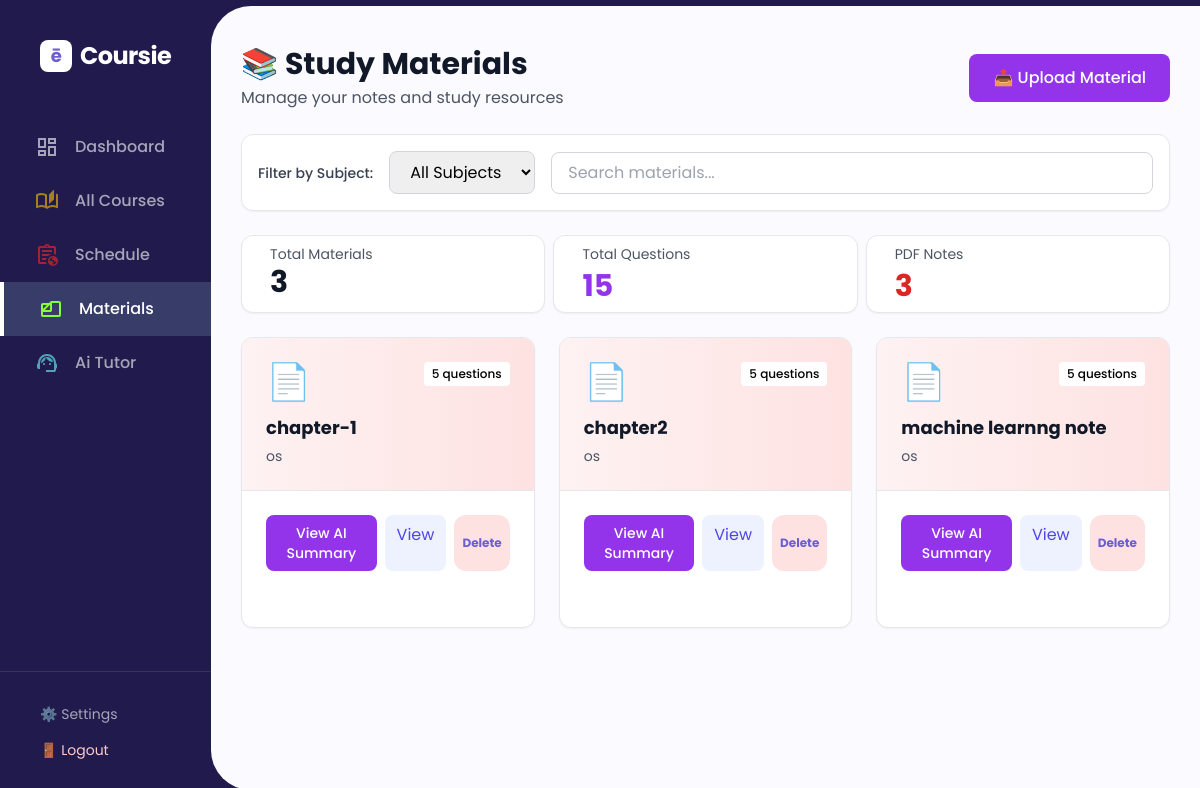
The page /materials/ (signed in) on the database its author committed.
### subjects/models.py (models this page shows, shortened)
class Chapter(models.Model):
    subject = models.ForeignKey(Subject, on_delete=models.CASCADE, related_name='chapters')
    chapter_number = models.PositiveIntegerField(blank=True, null=True)
    title = models.CharField(max_length=255, blank=True)
    note_file = models.FileField(upload_to='chapters/notes/', null=True, blank=True)
    summary = models.TextField(blank=True, null=True)
    is_completed = models.BooleanField(default=False)
    is_not_pdf=models.BooleanField(default=False)
    class Meta:
        unique_together = ('subject', 'chapter_number')
        ordering = ["chapter_number"]

class Subject(models.Model):
    DIFFICULTY_CHOICES = [
        (1, 'Easy'),
        (2, 'Medium'),
        (3, 'Hard'),
    ]
    user = models.ForeignKey(settings.AUTH_USER_MODEL, on_delete=models.CASCADE)
    name = models.CharField(max_length=200)
    code = models.CharField(max_length=20)
    difficulty = models.IntegerField(choices=DIFFICULTY_CHOICES)
    created_at = models.DateTimeField(auto_now_add=True)

### materials/views.py (the view)
# urls.py: path("", materials_list_view, name="materials_list"),
@login_required
def materials_list_view(request):
    chapters_with_files = Chapter.objects.filter(
        subject__user=request.user,
        note_file__isnull=False
    ).exclude(note_file='').select_related('subject')
    total_materials = chapters_with_files.count()
    pdf_count = total_materials
    total_questions = Question.objects.filter(chapter__in=chapters_with_files).count()
    context = {
        'materials': chapters_with_files,
        'subjects': Subject.objects.filter(user=request.user),
        'total_materials': total_materials,
        'total_questions': total_questions,
        'pdf_count': pdf_count,
        'handwritten_count': 0,
    }
    return render(request, 'materials/list.html', context)

### templates/materials/list.html (shortened to what this page needs)
{% extends 'base.html' %}
{% block content %}
<div class="space-y-6">
    <div class="flex justify-between items-center">
        <div>
            <h1 class="text-3xl font-bold text-gray-900">📚 Study Materials</h1>
            <p class="text-gray-600 mt-1">Manage your notes and study resources</p>
        </div>
        <button onclick="openUploadModal()"
            class="bg-purple-600 text-white px-6 py-3 rounded-lg hover:bg-purple-700 font-medium">
            📤 Upload Material
        </button>
    </div>
    <div class="bg-white rounded-xl p-4 shadow-sm border">
        <div class="flex items-center space-x-4">
            <label class="text-sm font-medium text-gray-700">Filter by Subject:</label>
            <select id="subjectFilter" onchange="filterMaterials()"
                class="px-4 py-2 border border-gray-300 rounded-lg focus:ring-2 focus:ring-purple-500">
                <option value="all">All Subjects</option>
            </select>
            <input type="text" id="searchMaterial" placeholder="Search materials..." onkeyup="searchMaterials()"
                class="flex-1 px-4 py-2 border border-gray-300 rounded-lg focus:ring-2 focus:ring-purple-500">
        </div>
    </div>
    <div class="grid grid-cols-1 md:grid-cols-3 gap-2">
        <div class="bg-white rounded-xl p-2 shadow-sm border">
            <p class="text-sm text-gray-600 ml-5">Total Materials</p>
            <p class="text-3xl font-bold text-gray-900 ml-5">{{ total_materials }}</p>
        </div>
        <div class="bg-white rounded-xl p-2 shadow-sm border">
            <p class="text-sm text-gray-600 mb-1 ml-5">Total Questions</p>
            <p class="text-3xl font-bold text-purple-600 ml-5">{{ total_questions }}</p>
        </div>
        <div class="bg-white rounded-xl p-2 shadow-sm border">
            <p class="text-sm text-gray-600 mb-1 ml-5">PDF Notes</p>
            <p class="text-3xl font-bold text-red-600 ml-5">{{ pdf_count }}</p>
        </div>
    </div>
    {% if materials %}
    <div class="grid grid-cols-1 md:grid-cols-2 lg:grid-cols-3 gap-6">
        {% for material in materials %}
        <div class="bg-white rounded-xl shadow-sm border overflow-hidden card-hover material-item"
            data-subject="{{ material.subject.id }}" data-title="{{ material.title|lower }}">
            <div class="p-6 border-b bg-gradient-to-r from-red-50 to-red-100">
                <div class="flex items-start justify-between mb-3">
                    <span class="text-4xl">📄</span> <span class="px-2 py-1 rounded text-xs font-medium bg-white">
                        {{ material.questions.count }} questions
                    </span>
                </div>
                <h3 class="font-bold text-gray-900 text-lg mb-1">{{ material.title }}</h3>
                <p class="text-sm text-gray-600">{{ material.subject.name }}</p>
            </div>
            <div class="p-6">
                <div class="space-y-3 mb-4">
                    <div class="flex space-x-2">
                        <a href="{% url 'subjects:process_ai_view' material.id %}"
                            class="flex-grow bg-purple-600 text-white text-center py-2 rounded-lg hover:bg-purple-700 text-sm font-medium">
                            View AI Summary
                        </a>
                        <a href="{{ material.note_file.url }}" target="_blank"
                            class="flex-1 px-3 py-2 px-2 bg-indigo-50 text-indigo-600 rounded-lg hover:bg-indigo-100">
                            View
                        </a>
                        <button onclick="confirmDelete('{{ material.id }}')"
                            class="flex-1 bg-red-100 hover:bg-red-200 text-[#6C5DD3] py-2 px-2 rounded-xl text-xs font-bold">Delete</button>
                    </div>
                </div>
            </div>
            <div class="p-2">
            </div>
        </div>
        {% endfor %}
    </div>
    {% endif %}
</div>
{% endblock %}

### templates/base.html (style rules this page uses)
body { font-family: 'Poppins', sans-serif; min-height: 100vh; display: flex; align-items: center; justify-content: center; margin: 0; }

### rows shown on the page
Chapter: questions.count "5", title "chapter-1", subject.name "os"
Chapter: questions.count "5", title "chapter2", subject.name "os"
Chapter: questions.count "5", title "machine learnng note", subject.name "os"

### other values the page prints
{{ total_materials }} "3"
{{ total_questions }} "15"
{{ pdf_count }} "3"
